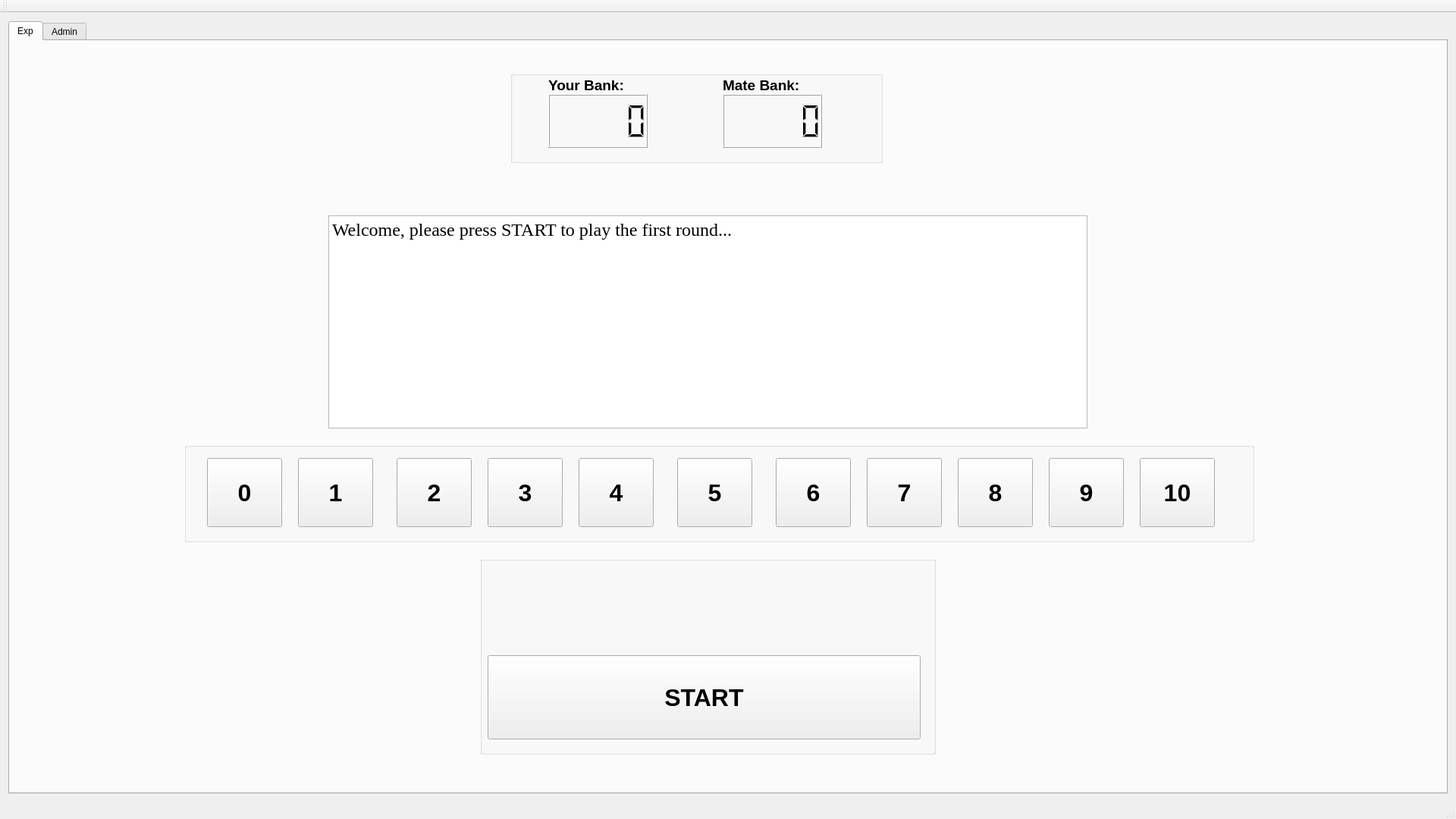
<?xml version="1.0" encoding="UTF-8"?>
<ui version="4.0">
 <class>MainWindow</class>
 <widget class="QMainWindow" name="MainWindow">
  <property name="geometry">
   <rect>
    <x>0</x>
    <y>0</y>
    <width>1920</width>
    <height>1080</height>
   </rect>
  </property>
  <property name="windowTitle">
   <string>---</string>
  </property>
  <widget class="QWidget" name="centralWidget">
   <layout class="QHBoxLayout" name="horizontalLayout">
    <item>
     <layout class="QVBoxLayout" name="verticalLayout">
      <item>
       <widget class="QTabWidget" name="tabWidget">
        <property name="currentIndex">
         <number>0</number>
        </property>
        <widget class="QWidget" name="tab">
         <attribute name="title">
          <string>Exp</string>
         </attribute>
         <widget class="QGroupBox" name="groupBox_4">
          <property name="geometry">
           <rect>
            <x>620</x>
            <y>680</y>
            <width>601</width>
            <height>261</height>
           </rect>
          </property>
          <property name="title">
           <string/>
          </property>
          <widget class="QPushButton" name="btnStartExperiment">
           <property name="geometry">
            <rect>
             <x>10</x>
             <y>130</y>
             <width>571</width>
             <height>111</height>
            </rect>
           </property>
           <property name="font">
            <font>
             <pointsize>24</pointsize>
             <weight>75</weight>
             <bold>true</bold>
            </font>
           </property>
           <property name="cursor">
            <cursorShape>PointingHandCursor</cursorShape>
           </property>
           <property name="text">
            <string>START</string>
           </property>
          </widget>
         </widget>
         <widget class="QGroupBox" name="groupBox_5">
          <property name="geometry">
           <rect>
            <x>660</x>
            <y>40</y>
            <width>491</width>
            <height>121</height>
           </rect>
          </property>
          <property name="title">
           <string/>
          </property>
          <widget class="QLabel" name="label_4">
           <property name="geometry">
            <rect>
             <x>50</x>
             <y>10</y>
             <width>131</width>
             <height>16</height>
            </rect>
           </property>
           <property name="font">
            <font>
             <pointsize>14</pointsize>
             <weight>75</weight>
             <bold>true</bold>
            </font>
           </property>
           <property name="text">
            <string>Your Bank:</string>
           </property>
          </widget>
          <widget class="QLCDNumber" name="lcdNumberTotal">
           <property name="geometry">
            <rect>
             <x>50</x>
             <y>30</y>
             <width>131</width>
             <height>71</height>
            </rect>
           </property>
           <property name="font">
            <font>
             <pointsize>15</pointsize>
             <weight>75</weight>
             <bold>true</bold>
            </font>
           </property>
           <property name="layoutDirection">
            <enum>Qt::LeftToRight</enum>
           </property>
           <property name="autoFillBackground">
            <bool>false</bool>
           </property>
           <property name="intValue" stdset="0">
            <number>0</number>
           </property>
          </widget>
          <widget class="QLCDNumber" name="lcdNumberTotalRobot">
           <property name="geometry">
            <rect>
             <x>280</x>
             <y>30</y>
             <width>131</width>
             <height>71</height>
            </rect>
           </property>
           <property name="font">
            <font>
             <pointsize>15</pointsize>
             <weight>75</weight>
             <bold>true</bold>
            </font>
           </property>
           <property name="layoutDirection">
            <enum>Qt::LeftToRight</enum>
           </property>
           <property name="autoFillBackground">
            <bool>false</bool>
           </property>
           <property name="intValue" stdset="0">
            <number>0</number>
           </property>
          </widget>
          <widget class="QLabel" name="label_5">
           <property name="geometry">
            <rect>
             <x>280</x>
             <y>10</y>
             <width>131</width>
             <height>16</height>
            </rect>
           </property>
           <property name="font">
            <font>
             <pointsize>14</pointsize>
             <weight>75</weight>
             <bold>true</bold>
            </font>
           </property>
           <property name="text">
            <string>Mate Bank:</string>
           </property>
          </widget>
         </widget>
         <widget class="QGroupBox" name="groupBox_confirm_btn">
          <property name="geometry">
           <rect>
            <x>230</x>
            <y>530</y>
            <width>1411</width>
            <height>131</height>
           </rect>
          </property>
          <property name="title">
           <string/>
          </property>
          <property name="flat">
           <bool>false</bool>
          </property>
          <widget class="QPushButton" name="pushButton_0">
           <property name="geometry">
            <rect>
             <x>30</x>
             <y>20</y>
             <width>99</width>
             <height>91</height>
            </rect>
           </property>
           <property name="font">
            <font>
             <pointsize>24</pointsize>
             <weight>75</weight>
             <bold>true</bold>
            </font>
           </property>
           <property name="cursor">
            <cursorShape>PointingHandCursor</cursorShape>
           </property>
           <property name="text">
            <string>0</string>
           </property>
          </widget>
          <widget class="QPushButton" name="pushButton_1">
           <property name="geometry">
            <rect>
             <x>150</x>
             <y>20</y>
             <width>99</width>
             <height>91</height>
            </rect>
           </property>
           <property name="font">
            <font>
             <pointsize>24</pointsize>
             <weight>75</weight>
             <bold>true</bold>
            </font>
           </property>
           <property name="cursor">
            <cursorShape>PointingHandCursor</cursorShape>
           </property>
           <property name="text">
            <string>1</string>
           </property>
          </widget>
          <widget class="QPushButton" name="pushButton_2">
           <property name="geometry">
            <rect>
             <x>280</x>
             <y>20</y>
             <width>99</width>
             <height>91</height>
            </rect>
           </property>
           <property name="font">
            <font>
             <pointsize>24</pointsize>
             <weight>75</weight>
             <bold>true</bold>
            </font>
           </property>
           <property name="cursor">
            <cursorShape>PointingHandCursor</cursorShape>
           </property>
           <property name="text">
            <string>2</string>
           </property>
          </widget>
          <widget class="QPushButton" name="pushButton_3">
           <property name="geometry">
            <rect>
             <x>400</x>
             <y>20</y>
             <width>99</width>
             <height>91</height>
            </rect>
           </property>
           <property name="font">
            <font>
             <pointsize>24</pointsize>
             <weight>75</weight>
             <bold>true</bold>
            </font>
           </property>
           <property name="cursor">
            <cursorShape>PointingHandCursor</cursorShape>
           </property>
           <property name="text">
            <string>3</string>
           </property>
          </widget>
          <widget class="QPushButton" name="pushButton_4">
           <property name="geometry">
            <rect>
             <x>520</x>
             <y>20</y>
             <width>99</width>
             <height>91</height>
            </rect>
           </property>
           <property name="font">
            <font>
             <pointsize>24</pointsize>
             <weight>75</weight>
             <bold>true</bold>
            </font>
           </property>
           <property name="cursor">
            <cursorShape>PointingHandCursor</cursorShape>
           </property>
           <property name="text">
            <string>4</string>
           </property>
          </widget>
          <widget class="QPushButton" name="pushButton_5">
           <property name="geometry">
            <rect>
             <x>650</x>
             <y>20</y>
             <width>99</width>
             <height>91</height>
            </rect>
           </property>
           <property name="font">
            <font>
             <pointsize>24</pointsize>
             <weight>75</weight>
             <bold>true</bold>
            </font>
           </property>
           <property name="cursor">
            <cursorShape>PointingHandCursor</cursorShape>
           </property>
           <property name="text">
            <string>5</string>
           </property>
          </widget>
          <widget class="QPushButton" name="pushButton_6">
           <property name="geometry">
            <rect>
             <x>780</x>
             <y>20</y>
             <width>99</width>
             <height>91</height>
            </rect>
           </property>
           <property name="font">
            <font>
             <pointsize>24</pointsize>
             <weight>75</weight>
             <bold>true</bold>
            </font>
           </property>
           <property name="cursor">
            <cursorShape>PointingHandCursor</cursorShape>
           </property>
           <property name="text">
            <string>6</string>
           </property>
          </widget>
          <widget class="QPushButton" name="pushButton_7">
           <property name="geometry">
            <rect>
             <x>900</x>
             <y>20</y>
             <width>99</width>
             <height>91</height>
            </rect>
           </property>
           <property name="font">
            <font>
             <pointsize>24</pointsize>
             <weight>75</weight>
             <bold>true</bold>
            </font>
           </property>
           <property name="cursor">
            <cursorShape>PointingHandCursor</cursorShape>
           </property>
           <property name="text">
            <string>7</string>
           </property>
          </widget>
          <widget class="QPushButton" name="pushButton_8">
           <property name="geometry">
            <rect>
             <x>1020</x>
             <y>20</y>
             <width>99</width>
             <height>91</height>
            </rect>
           </property>
           <property name="font">
            <font>
             <pointsize>24</pointsize>
             <weight>75</weight>
             <bold>true</bold>
            </font>
           </property>
           <property name="cursor">
            <cursorShape>PointingHandCursor</cursorShape>
           </property>
           <property name="text">
            <string>8</string>
           </property>
          </widget>
          <widget class="QPushButton" name="pushButton_9">
           <property name="geometry">
            <rect>
             <x>1140</x>
             <y>20</y>
             <width>99</width>
             <height>91</height>
            </rect>
           </property>
           <property name="font">
            <font>
             <pointsize>24</pointsize>
             <weight>75</weight>
             <bold>true</bold>
            </font>
           </property>
           <property name="cursor">
            <cursorShape>PointingHandCursor</cursorShape>
           </property>
           <property name="text">
            <string>9</string>
           </property>
          </widget>
          <widget class="QPushButton" name="pushButton_10">
           <property name="geometry">
            <rect>
             <x>1260</x>
             <y>20</y>
             <width>99</width>
             <height>91</height>
            </rect>
           </property>
           <property name="font">
            <font>
             <pointsize>24</pointsize>
             <weight>75</weight>
             <bold>true</bold>
            </font>
           </property>
           <property name="cursor">
            <cursorShape>PointingHandCursor</cursorShape>
           </property>
           <property name="text">
            <string>10</string>
           </property>
          </widget>
         </widget>
         <widget class="QTextEdit" name="textEdit">
          <property name="geometry">
           <rect>
            <x>420</x>
            <y>230</y>
            <width>1001</width>
            <height>281</height>
           </rect>
          </property>
          <property name="font">
           <font>
            <family>Times New Roman</family>
            <pointsize>18</pointsize>
           </font>
          </property>
          <property name="html">
           <string>&lt;!DOCTYPE HTML PUBLIC &quot;-//W3C//DTD HTML 4.0//EN&quot; &quot;http://www.w3.org/TR/REC-html40/strict.dtd&quot;&gt;
&lt;html&gt;&lt;head&gt;&lt;meta name=&quot;qrichtext&quot; content=&quot;1&quot; /&gt;&lt;style type=&quot;text/css&quot;&gt;
p, li { white-space: pre-wrap; }
&lt;/style&gt;&lt;/head&gt;&lt;body style=&quot; font-family:'Times New Roman'; font-size:18pt; font-weight:400; font-style:normal;&quot;&gt;
&lt;p style=&quot; margin-top:0px; margin-bottom:0px; margin-left:0px; margin-right:0px; -qt-block-indent:0; text-indent:0px;&quot;&gt;Welcome, please press START to play the first round...&lt;/p&gt;&lt;/body&gt;&lt;/html&gt;</string>
          </property>
          <property name="textInteractionFlags">
           <set>Qt::NoTextInteraction</set>
          </property>
         </widget>
        </widget>
        <widget class="QWidget" name="tab_2">
         <attribute name="title">
          <string>Admin</string>
         </attribute>
         <widget class="QGroupBox" name="groupBox">
          <property name="geometry">
           <rect>
            <x>70</x>
            <y>120</y>
            <width>271</width>
            <height>201</height>
           </rect>
          </property>
          <property name="title">
           <string>1- Connection Box</string>
          </property>
          <widget class="QLineEdit" name="lineEditNaoIP">
           <property name="geometry">
            <rect>
             <x>10</x>
             <y>50</y>
             <width>151</width>
             <height>27</height>
            </rect>
           </property>
           <property name="inputMask">
            <string>000.000.000.000</string>
           </property>
           <property name="text">
            <string>192.168.0.100</string>
           </property>
          </widget>
          <widget class="QLabel" name="label">
           <property name="geometry">
            <rect>
             <x>10</x>
             <y>30</y>
             <width>151</width>
             <height>17</height>
            </rect>
           </property>
           <property name="text">
            <string>NAO IP Address:</string>
           </property>
          </widget>
          <widget class="QPushButton" name="btnConnectToNao">
           <property name="geometry">
            <rect>
             <x>10</x>
             <y>90</y>
             <width>251</width>
             <height>91</height>
            </rect>
           </property>
           <property name="text">
            <string>Connect</string>
           </property>
          </widget>
          <widget class="QLabel" name="label_3">
           <property name="geometry">
            <rect>
             <x>180</x>
             <y>30</y>
             <width>61</width>
             <height>17</height>
            </rect>
           </property>
           <property name="text">
            <string>Port:</string>
           </property>
          </widget>
          <widget class="QLineEdit" name="lineEditNaoPort">
           <property name="geometry">
            <rect>
             <x>180</x>
             <y>50</y>
             <width>81</width>
             <height>27</height>
            </rect>
           </property>
           <property name="inputMask">
            <string/>
           </property>
           <property name="text">
            <string>9559</string>
           </property>
          </widget>
         </widget>
         <widget class="QGroupBox" name="groupBox_2">
          <property name="geometry">
           <rect>
            <x>850</x>
            <y>120</y>
            <width>321</width>
            <height>151</height>
           </rect>
          </property>
          <property name="title">
           <string>3- XML file</string>
          </property>
          <widget class="QLabel" name="label_2">
           <property name="geometry">
            <rect>
             <x>20</x>
             <y>30</y>
             <width>151</width>
             <height>17</height>
            </rect>
           </property>
           <property name="text">
            <string>XML path:</string>
           </property>
          </widget>
          <widget class="QTextEdit" name="textEditXML">
           <property name="geometry">
            <rect>
             <x>20</x>
             <y>50</y>
             <width>211</width>
             <height>71</height>
            </rect>
           </property>
           <property name="readOnly">
            <bool>true</bool>
           </property>
          </widget>
          <widget class="QPushButton" name="btnBrowse">
           <property name="geometry">
            <rect>
             <x>240</x>
             <y>50</y>
             <width>71</width>
             <height>71</height>
            </rect>
           </property>
           <property name="text">
            <string>...</string>
           </property>
          </widget>
         </widget>
         <widget class="QGroupBox" name="groupBox_3">
          <property name="geometry">
           <rect>
            <x>410</x>
            <y>120</y>
            <width>391</width>
            <height>451</height>
           </rect>
          </property>
          <property name="title">
           <string>2- Robt Control</string>
          </property>
          <widget class="QPushButton" name="btnWakeUp">
           <property name="enabled">
            <bool>false</bool>
           </property>
           <property name="geometry">
            <rect>
             <x>10</x>
             <y>50</y>
             <width>361</width>
             <height>91</height>
            </rect>
           </property>
           <property name="text">
            <string>Init Position</string>
           </property>
          </widget>
          <widget class="QPushButton" name="btnRest">
           <property name="enabled">
            <bool>false</bool>
           </property>
           <property name="geometry">
            <rect>
             <x>10</x>
             <y>150</y>
             <width>361</width>
             <height>81</height>
            </rect>
           </property>
           <property name="text">
            <string>Rest</string>
           </property>
          </widget>
          <widget class="QPushButton" name="btnFaceTrackingEnable">
           <property name="enabled">
            <bool>false</bool>
           </property>
           <property name="geometry">
            <rect>
             <x>10</x>
             <y>240</y>
             <width>361</width>
             <height>91</height>
            </rect>
           </property>
           <property name="text">
            <string>Enable Face Tracking</string>
           </property>
          </widget>
          <widget class="QPushButton" name="btnFaceTrackingDisable">
           <property name="enabled">
            <bool>false</bool>
           </property>
           <property name="geometry">
            <rect>
             <x>10</x>
             <y>340</y>
             <width>361</width>
             <height>91</height>
            </rect>
           </property>
           <property name="text">
            <string>Disable Face Tracking</string>
           </property>
          </widget>
         </widget>
         <widget class="QGroupBox" name="groupBox_7">
          <property name="geometry">
           <rect>
            <x>1220</x>
            <y>120</y>
            <width>251</width>
            <height>341</height>
           </rect>
          </property>
          <property name="title">
           <string>4- Session info</string>
          </property>
          <widget class="QTextEdit" name="textEditSubjectNumber">
           <property name="geometry">
            <rect>
             <x>10</x>
             <y>60</y>
             <width>231</width>
             <height>31</height>
            </rect>
           </property>
           <property name="inputMethodHints">
            <set>Qt::ImhNone</set>
           </property>
           <property name="html">
            <string>&lt;!DOCTYPE HTML PUBLIC &quot;-//W3C//DTD HTML 4.0//EN&quot; &quot;http://www.w3.org/TR/REC-html40/strict.dtd&quot;&gt;
&lt;html&gt;&lt;head&gt;&lt;meta name=&quot;qrichtext&quot; content=&quot;1&quot; /&gt;&lt;style type=&quot;text/css&quot;&gt;
p, li { white-space: pre-wrap; }
&lt;/style&gt;&lt;/head&gt;&lt;body style=&quot; font-family:'Ubuntu'; font-size:11pt; font-weight:400; font-style:normal;&quot;&gt;
&lt;p style=&quot; margin-top:0px; margin-bottom:0px; margin-left:0px; margin-right:0px; -qt-block-indent:0; text-indent:0px;&quot;&gt;0&lt;/p&gt;&lt;/body&gt;&lt;/html&gt;</string>
           </property>
          </widget>
          <widget class="QLabel" name="label_6">
           <property name="geometry">
            <rect>
             <x>10</x>
             <y>40</y>
             <width>141</width>
             <height>17</height>
            </rect>
           </property>
           <property name="text">
            <string>Subject Number:</string>
           </property>
          </widget>
          <widget class="QLabel" name="label_9">
           <property name="geometry">
            <rect>
             <x>10</x>
             <y>110</y>
             <width>141</width>
             <height>17</height>
            </rect>
           </property>
           <property name="text">
            <string>Session Number:</string>
           </property>
          </widget>
          <widget class="QTextEdit" name="textEditSessionNumber">
           <property name="geometry">
            <rect>
             <x>10</x>
             <y>130</y>
             <width>231</width>
             <height>31</height>
            </rect>
           </property>
           <property name="html">
            <string>&lt;!DOCTYPE HTML PUBLIC &quot;-//W3C//DTD HTML 4.0//EN&quot; &quot;http://www.w3.org/TR/REC-html40/strict.dtd&quot;&gt;
&lt;html&gt;&lt;head&gt;&lt;meta name=&quot;qrichtext&quot; content=&quot;1&quot; /&gt;&lt;style type=&quot;text/css&quot;&gt;
p, li { white-space: pre-wrap; }
&lt;/style&gt;&lt;/head&gt;&lt;body style=&quot; font-family:'Ubuntu'; font-size:11pt; font-weight:400; font-style:normal;&quot;&gt;
&lt;p style=&quot; margin-top:0px; margin-bottom:0px; margin-left:0px; margin-right:0px; -qt-block-indent:0; text-indent:0px;&quot;&gt;0&lt;/p&gt;&lt;/body&gt;&lt;/html&gt;</string>
           </property>
          </widget>
          <widget class="QTextEdit" name="textEditOther">
           <property name="geometry">
            <rect>
             <x>10</x>
             <y>200</y>
             <width>231</width>
             <height>31</height>
            </rect>
           </property>
           <property name="html">
            <string>&lt;!DOCTYPE HTML PUBLIC &quot;-//W3C//DTD HTML 4.0//EN&quot; &quot;http://www.w3.org/TR/REC-html40/strict.dtd&quot;&gt;
&lt;html&gt;&lt;head&gt;&lt;meta name=&quot;qrichtext&quot; content=&quot;1&quot; /&gt;&lt;style type=&quot;text/css&quot;&gt;
p, li { white-space: pre-wrap; }
&lt;/style&gt;&lt;/head&gt;&lt;body style=&quot; font-family:'Ubuntu'; font-size:11pt; font-weight:400; font-style:normal;&quot;&gt;
&lt;p style=&quot; margin-top:0px; margin-bottom:0px; margin-left:0px; margin-right:0px; -qt-block-indent:0; text-indent:0px;&quot;&gt;0&lt;/p&gt;&lt;/body&gt;&lt;/html&gt;</string>
           </property>
          </widget>
          <widget class="QLabel" name="label_10">
           <property name="geometry">
            <rect>
             <x>10</x>
             <y>180</y>
             <width>67</width>
             <height>17</height>
            </rect>
           </property>
           <property name="text">
            <string>Other:</string>
           </property>
          </widget>
          <widget class="QPushButton" name="btnSessionInfoConfirm">
           <property name="geometry">
            <rect>
             <x>10</x>
             <y>260</y>
             <width>231</width>
             <height>61</height>
            </rect>
           </property>
           <property name="text">
            <string>Confirm</string>
           </property>
          </widget>
         </widget>
        </widget>
       </widget>
      </item>
     </layout>
    </item>
   </layout>
  </widget>
  <widget class="QMenuBar" name="menuBar">
   <property name="geometry">
    <rect>
     <x>0</x>
     <y>0</y>
     <width>1920</width>
     <height>25</height>
    </rect>
   </property>
  </widget>
  <widget class="QToolBar" name="mainToolBar">
   <attribute name="toolBarArea">
    <enum>TopToolBarArea</enum>
   </attribute>
   <attribute name="toolBarBreak">
    <bool>false</bool>
   </attribute>
  </widget>
  <widget class="QStatusBar" name="statusBar"/>
 </widget>
 <layoutdefault spacing="6" margin="11"/>
 <resources/>
 <connections/>
</ui>
